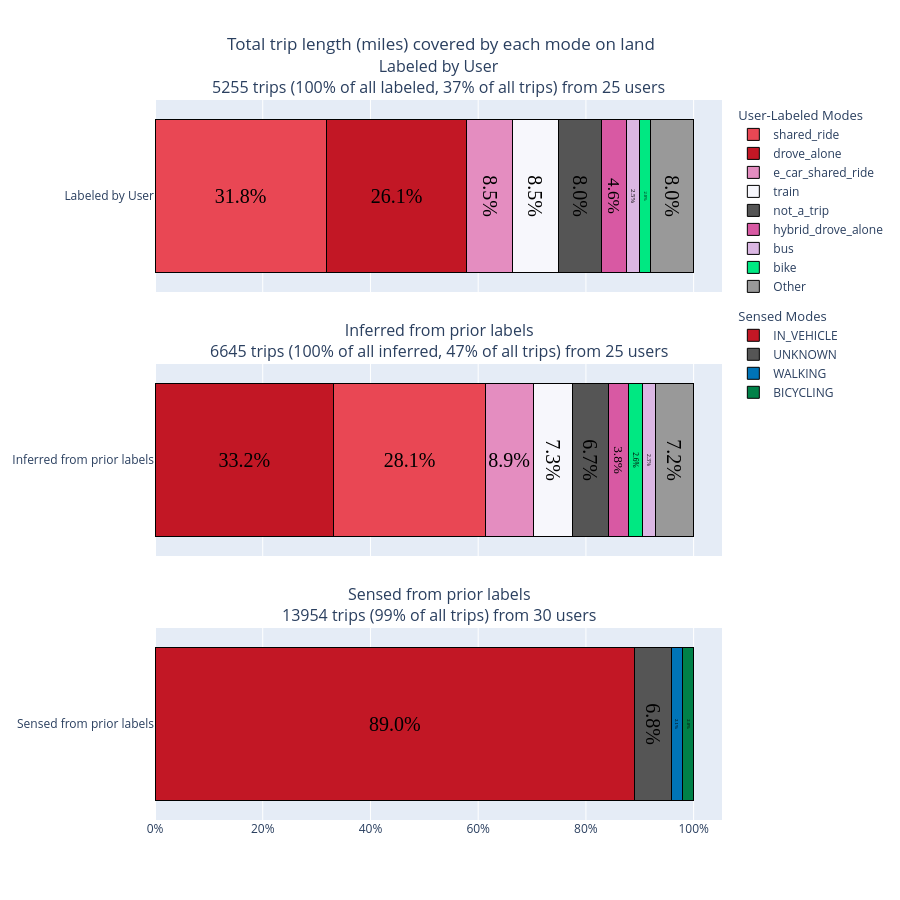

This figure's notebook cell:
### Code cell
text_results = [["Unmodified Alt Text", "Unmodified HTML"], ["Unmodified Alt Text", "Unmodified HTML"], ["Unmodified Alt Text", "Unmodified HTML"]]

panels = [
    {
        "df": labeled_land_trips_df,
        "text": labeled_land_quality_text,
        "label": "Labeled by User",
        "legend_title": "User-Labeled Modes",
        "mode_col": "mode_confirm_w_other",
        "colors": colors_mode,
        "show_legend": True
    },

    {
        "df": inferred_land_trips_df,
        "text": inferred_land_quality_text,
        "label": "Inferred from prior labels",
        "legend_title": "Inferred Modes",
        "mode_col": "mode_confirm_w_other",
        "colors": colors_mode,
        "show_legend": False
    },

    {
        "df": sensed_land_trips_df,
        "text": sensed_land_quality_text,
        "label": "Sensed from prior labels",
        "legend_title": "Sensed Modes",
        "mode_col": "primary_mode",
        "colors": colors_sensed,
        "show_legend": True
    }
]

#layout + column params - TITLE IS DEFINED IN LAYOUT below, NOT IN BUILD_TRIP_PLOT
plot_title = "Total trip length (" + label_units_lower + ") covered by each mode on land"
plot_six_layout = dict(height=900,barmode='stack',showlegend=True,title=dict(text=plot_title, x=0.49),legend=dict(orientation="v",traceorder="grouped",tracegroupgap=10))


fig, filename = build_trip_plot(
    distance_col="distance",
    plot_title="plot_title",
    file_name="Total_trip_length_miles_each_mode",
    panels=panels,
    threshold=0.02,
    layout=plot_six_layout,
    use_distance=False
)

fig.update_layout(plot_six_layout)

### Figure 1 — Plotly figure (JSON) as saved in the notebook; plotly's stock layout.template omitted (floating-point values rounded to 4 significant figures)
{"data": [{"hovertemplate": "shared_ride: 31.8%<extra></extra>", "insidetextanchor": "middle", "insidetextfont": {"color": "black", "family": "Times", "size": 20}, "legendgroup": "group_labeled_by_user", "legendgrouptitle": {"text": "User-Labeled Modes"}, "marker": {"color": "#e94754", "line": {"color": "black", "width": 1}}, "name": "shared_ride", "orientation": "h", "showlegend": true, "text": ["31.8%"], "textposition": "inside", "type": "bar", "x": [0.318], "xaxis": "x", "y": ["Labeled by User"], "yaxis": "y"}, {"hovertemplate": "drove_alone: 26.1%<extra></extra>", "insidetextanchor": "middle", "insidetextfont": {"color": "black", "family": "Times", "size": 20}, "legendgroup": "group_labeled_by_user", "legendgrouptitle": {"text": "User-Labeled Modes"}, "marker": {"color": "#c21725", "line": {"color": "black", "width": 1}}, "name": "drove_alone", "orientation": "h", "showlegend": true, "text": ["26.1%"], "textposition": "inside", "type": "bar", "x": [0.261], "xaxis": "x", "y": ["Labeled by User"], "yaxis": "y"}, {"hovertemplate": "e_car_shared_ride: 8.5%<extra></extra>", "insidetextanchor": "middle", "insidetextfont": {"color": "black", "family": "Times", "size": 20}, "legendgroup": "group_labeled_by_user", "legendgrouptitle": {"text": "User-Labeled Modes"}, "marker": {"color": "#e48dc0", "line": {"color": "black", "width": 1}}, "name": "e_car_shared_ride", "orientation": "h", "showlegend": true, "text": ["8.5%"], "textposition": "inside", "type": "bar", "x": [0.08464], "xaxis": "x", "y": ["Labeled by User"], "yaxis": "y"}, {"hovertemplate": "train: 8.5%<extra></extra>", "insidetextanchor": "middle", "insidetextfont": {"color": "black", "family": "Times", "size": 20}, "legendgroup": "group_labeled_by_user", "legendgrouptitle": {"text": "User-Labeled Modes"}, "marker": {"color": "#f7f7fc", "line": {"color": "black", "width": 1}}, "name": "train", "orientation": "h", "showlegend": true, "text": ["8.5%"], "textposition": "inside", "type": "bar", "x": [0.08464], "xaxis": "x", "y": ["Labeled by User"], "yaxis": "y"}, {"hovertemplate": "not_a_trip: 8.0%<extra></extra>", "insidetextanchor": "middle", "insidetextfont": {"color": "black", "family": "Times", "size": 20}, "legendgroup": "group_labeled_by_user", "legendgrouptitle": {"text": "User-Labeled Modes"}, "marker": {"color": "#555555", "line": {"color": "black", "width": 1}}, "name": "not_a_trip", "orientation": "h", "showlegend": true, "text": ["8.0%"], "textposition": "inside", "type": "bar", "x": [0.08038], "xaxis": "x", "y": ["Labeled by User"], "yaxis": "y"}, {"hovertemplate": "hybrid_drove_alone: 4.6%<extra></extra>", "insidetextanchor": "middle", "insidetextfont": {"color": "black", "family": "Times", "size": 20}, "legendgroup": "group_labeled_by_user", "legendgrouptitle": {"text": "User-Labeled Modes"}, "marker": {"color": "#d859a3", "line": {"color": "black", "width": 1}}, "name": "hybrid_drove_alone", "orientation": "h", "showlegend": true, "text": ["4.6%"], "textposition": "inside", "type": "bar", "x": [0.04638], "xaxis": "x", "y": ["Labeled by User"], "yaxis": "y"}, {"hovertemplate": "bus: 2.5%<extra></extra>", "insidetextanchor": "middle", "insidetextfont": {"color": "black", "family": "Times", "size": 20}, "legendgroup": "group_labeled_by_user", "legendgrouptitle": {"text": "User-Labeled Modes"}, "marker": {"color": "#dbb7e3", "line": {"color": "black", "width": 1}}, "name": "bus", "orientation": "h", "showlegend": true, "text": ["2.5%"], "textposition": "inside", "type": "bar", "x": [0.02486], "xaxis": "x", "y": ["Labeled by User"], "yaxis": "y"}, {"hovertemplate": "bike: 2.0%<extra></extra>", "insidetextanchor": "middle", "insidetextfont": {"color": "black", "family": "Times", "size": 20}, "legendgroup": "group_labeled_by_user", "legendgrouptitle": {"text": "User-Labeled Modes"}, "marker": {"color": "#00e882", "line": {"color": "black", "width": 1}}, "name": "bike", "orientation": "h", "showlegend": true, "text": ["2.0%"], "textposition": "inside", "type": "bar", "x": [0.02016], "xaxis": "x", "y": ["Labeled by User"], "yaxis": "y"}, {"hovertemplate": "Other: 8.0%<extra></extra>", "insidetextanchor": "middle", "insidetextfont": {"color": "black", "family": "Times", "size": 20}, "legendgroup": "group_labeled_by_user", "legendgrouptitle": {"text": "User-Labeled Modes"}, "marker": {"color": "#999", "line": {"color": "black", "width": 1}}, "name": "Other", "orientation": "h", "showlegend": true, "text": ["8.0%"], "textposition": "inside", "type": "bar", "x": [0.07993], "xaxis": "x", "y": ["Labeled by User"], "yaxis": "y"}, {"hovertemplate": "drove_alone: 33.2%<extra></extra>", "insidetextanchor": "middle", "insidetextfont": {"color": "black", "family": "Times", "size": 20}, "legendgroup": "group_inferred_from_prior_labels", "legendgrouptitle": {"text": "Inferred Modes"}, "marker": {"color": "#c21725", "line": {"color": "black", "width": 1}}, "name": "drove_alone", "orientation": "h", "showlegend": false, "text": ["33.2%"], "textposition": "inside", "type": "bar", "x": [0.3319], "xaxis": "x2", "y": ["Inferred from prior labels"], "yaxis": "y2"}, {"hovertemplate": "shared_ride: 28.1%<extra></extra>", "insidetextanchor": "middle", "insidetextfont": {"color": "black", "family": "Times", "size": 20}, "legendgroup": "group_inferred_from_prior_labels", "legendgrouptitle": {"text": "Inferred Modes"}, "marker": {"color": "#e94754", "line": {"color": "black", "width": 1}}, "name": "shared_ride", "orientation": "h", "showlegend": false, "text": ["28.1%"], "textposition": "inside", "type": "bar", "x": [0.2813], "xaxis": "x2", "y": ["Inferred from prior labels"], "yaxis": "y2"}, {"hovertemplate": "e_car_shared_ride: 8.9%<extra></extra>", "insidetextanchor": "middle", "insidetextfont": {"color": "black", "family": "Times", "size": 20}, "legendgroup": "group_inferred_from_prior_labels", "legendgrouptitle": {"text": "Inferred Modes"}, "marker": {"color": "#e48dc0", "line": {"color": "black", "width": 1}}, "name": "e_car_shared_ride", "orientation": "h", "showlegend": false, "text": ["8.9%"], "textposition": "inside", "type": "bar", "x": [0.08874], "xaxis": "x2", "y": ["Inferred from prior labels"], "yaxis": "y2"}, {"hovertemplate": "train: 7.3%<extra></extra>", "insidetextanchor": "middle", "insidetextfont": {"color": "black", "family": "Times", "size": 20}, "legendgroup": "group_inferred_from_prior_labels", "legendgrouptitle": {"text": "Inferred Modes"}, "marker": {"color": "#f7f7fc", "line": {"color": "black", "width": 1}}, "name": "train", "orientation": "h", "showlegend": false, "text": ["7.3%"], "textposition": "inside", "type": "bar", "x": [0.07265], "xaxis": "x2", "y": ["Inferred from prior labels"], "yaxis": "y2"}, {"hovertemplate": "not_a_trip: 6.7%<extra></extra>", "insidetextanchor": "middle", "insidetextfont": {"color": "black", "family": "Times", "size": 20}, "legendgroup": "group_inferred_from_prior_labels", "legendgrouptitle": {"text": "Inferred Modes"}, "marker": {"color": "#555555", "line": {"color": "black", "width": 1}}, "name": "not_a_trip", "orientation": "h", "showlegend": false, "text": ["6.7%"], "textposition": "inside", "type": "bar", "x": [0.06655], "xaxis": "x2", "y": ["Inferred from prior labels"], "yaxis": "y2"}, {"hovertemplate": "hybrid_drove_alone: 3.8%<extra></extra>", "insidetextanchor": "middle", "insidetextfont": {"color": "black", "family": "Times", "size": 20}, "legendgroup": "group_inferred_from_prior_labels", "legendgrouptitle": {"text": "Inferred Modes"}, "marker": {"color": "#d859a3", "line": {"color": "black", "width": 1}}, "name": "hybrid_drove_alone", "orientation": "h", "showlegend": false, "text": ["3.8%"], "textposition": "inside", "type": "bar", "x": [0.03835], "xaxis": "x2", "y": ["Inferred from prior labels"], "yaxis": "y2"}, {"hovertemplate": "bike: 2.6%<extra></extra>", "insidetextanchor": "middle", "insidetextfont": {"color": "black", "family": "Times", "size": 20}, "legendgroup": "group_inferred_from_prior_labels", "legendgrouptitle": {"text": "Inferred Modes"}, "marker": {"color": "#00e882", "line": {"color": "black", "width": 1}}, "name": "bike", "orientation": "h", "showlegend": false, "text": ["2.6%"], "textposition": "inside", "type": "bar", "x": [0.02625], "xaxis": "x2", "y": ["Inferred from prior labels"], "yaxis": "y2"}, {"hovertemplate": "bus: 2.3%<extra></extra>", "insidetextanchor": "middle", "insidetextfont": {"color": "black", "family": "Times", "size": 20}, "legendgroup": "group_inferred_from_prior_labels", "legendgrouptitle": {"text": "Inferred Modes"}, "marker": {"color": "#dbb7e3", "line": {"color": "black", "width": 1}}, "name": "bus", "orientation": "h", "showlegend": false, "text": ["2.3%"], "textposition": "inside", "type": "bar", "x": [0.02274], "xaxis": "x2", "y": ["Inferred from prior labels"], "yaxis": "y2"}, {"hovertemplate": "Other: 7.2%<extra></extra>", "insidetextanchor": "middle", "insidetextfont": {"color": "black", "family": "Times", "size": 20}, "legendgroup": "group_inferred_from_prior_labels", "legendgrouptitle": {"text": "Inferred Modes"}, "marker": {"color": "#999", "line": {"color": "black", "width": 1}}, "name": "Other", "orientation": "h", "showlegend": false, "text": ["7.2%"], "textposition": "inside", "type": "bar", "x": [0.07152], "xaxis": "x2", "y": ["Inferred from prior labels"], "yaxis": "y2"}, {"hovertemplate": "IN_VEHICLE: 89.0%<extra></extra>", "insidetextanchor": "middle", "insidetextfont": {"color": "black", "family": "Times", "size": 20}, "legendgroup": "group_sensed_from_prior_labels", "legendgrouptitle": {"text": "Sensed Modes"}, "marker": {"color": "#c21725", "line": {"color": "black", "width": 1}}, "name": "IN_VEHICLE", "orientation": "h", "showlegend": true, "text": ["89.0%"], "textposition": "inside", "type": "bar", "x": [0.8905], "xaxis": "x3", "y": ["Sensed from prior labels"], "yaxis": "y3"}, {"hovertemplate": "UNKNOWN: 6.8%<extra></extra>", "insidetextanchor": "middle", "insidetextfont": {"color": "black", "family": "Times", "size": 20}, "legendgroup": "group_sensed_from_prior_labels", "legendgrouptitle": {"text": "Sensed Modes"}, "marker": {"color": "#555555", "line": {"color": "black", "width": 1}}, "name": "UNKNOWN", "orientation": "h", "showlegend": true, "text": ["6.8%"], "textposition": "inside", "type": "bar", "x": [0.06798], "xaxis": "x3", "y": ["Sensed from prior labels"], "yaxis": "y3"}, {"hovertemplate": "WALKING: 2.1%<extra></extra>", "insidetextanchor": "middle", "insidetextfont": {"color": "black", "family": "Times", "size": 20}, "legendgroup": "group_sensed_from_prior_labels", "legendgrouptitle": {"text": "Sensed Modes"}, "marker": {"color": "#0074b7", "line": {"color": "black", "width": 1}}, "name": "WALKING", "orientation": "h", "showlegend": true, "text": ["2.1%"], "textposition": "inside", "type": "bar", "x": [0.02109], "xaxis": "x3", "y": ["Sensed from prior labels"], "yaxis": "y3"}, {"hovertemplate": "BICYCLING: 2.0%<extra></extra>", "insidetextanchor": "middle", "insidetextfont": {"color": "black", "family": "Times", "size": 20}, "legendgroup": "group_sensed_from_prior_labels", "legendgrouptitle": {"text": "Sensed Modes"}, "marker": {"color": "#008148", "line": {"color": "black", "width": 1}}, "name": "BICYCLING", "orientation": "h", "showlegend": true, "text": ["2.0%"], "textposition": "inside", "type": "bar", "x": [0.02048], "xaxis": "x3", "y": ["Sensed from prior labels"], "yaxis": "y3"}], "layout": {"annotations": [{"font": {"size": 16}, "showarrow": false, "text": "Labeled by User<br>5255 trips (100% of all labeled,\n37% of all trips)\nfrom 25 users", "x": 0.5, "xanchor": "center", "xref": "paper", "y": 1, "yanchor": "bottom", "yref": "paper"}, {"font": {"size": 16}, "showarrow": false, "text": "Inferred from prior labels<br>6645 trips (100% of all inferred,\n47% of all trips)\nfrom 25 users", "x": 0.5, "xanchor": "center", "xref": "paper", "y": 0.6333, "yanchor": "bottom", "yref": "paper"}, {"font": {"size": 16}, "showarrow": false, "text": "Sensed from prior labels<br>13954 trips (99% of all trips)\nfrom 30 users", "x": 0.5, "xanchor": "center", "xref": "paper", "y": 0.2667, "yanchor": "bottom", "yref": "paper"}], "barmode": "stack", "height": 900, "legend": {"orientation": "v", "tracegroupgap": 10, "traceorder": "grouped"}, "showlegend": true, "title": {"text": "Total trip length (miles) covered by each mode on land", "x": 0.49}, "xaxis": {"anchor": "y", "domain": [0, 1], "matches": "x3", "showticklabels": false, "tickformat": ".0%"}, "xaxis2": {"anchor": "y2", "domain": [0, 1], "matches": "x3", "showticklabels": false, "tickformat": ".0%"}, "xaxis3": {"anchor": "y3", "domain": [0, 1], "tickformat": ".0%"}, "yaxis": {"anchor": "x", "domain": [0.7333, 1]}, "yaxis2": {"anchor": "x2", "domain": [0.3667, 0.6333]}, "yaxis3": {"anchor": "x3", "domain": [0, 0.2667]}}}
